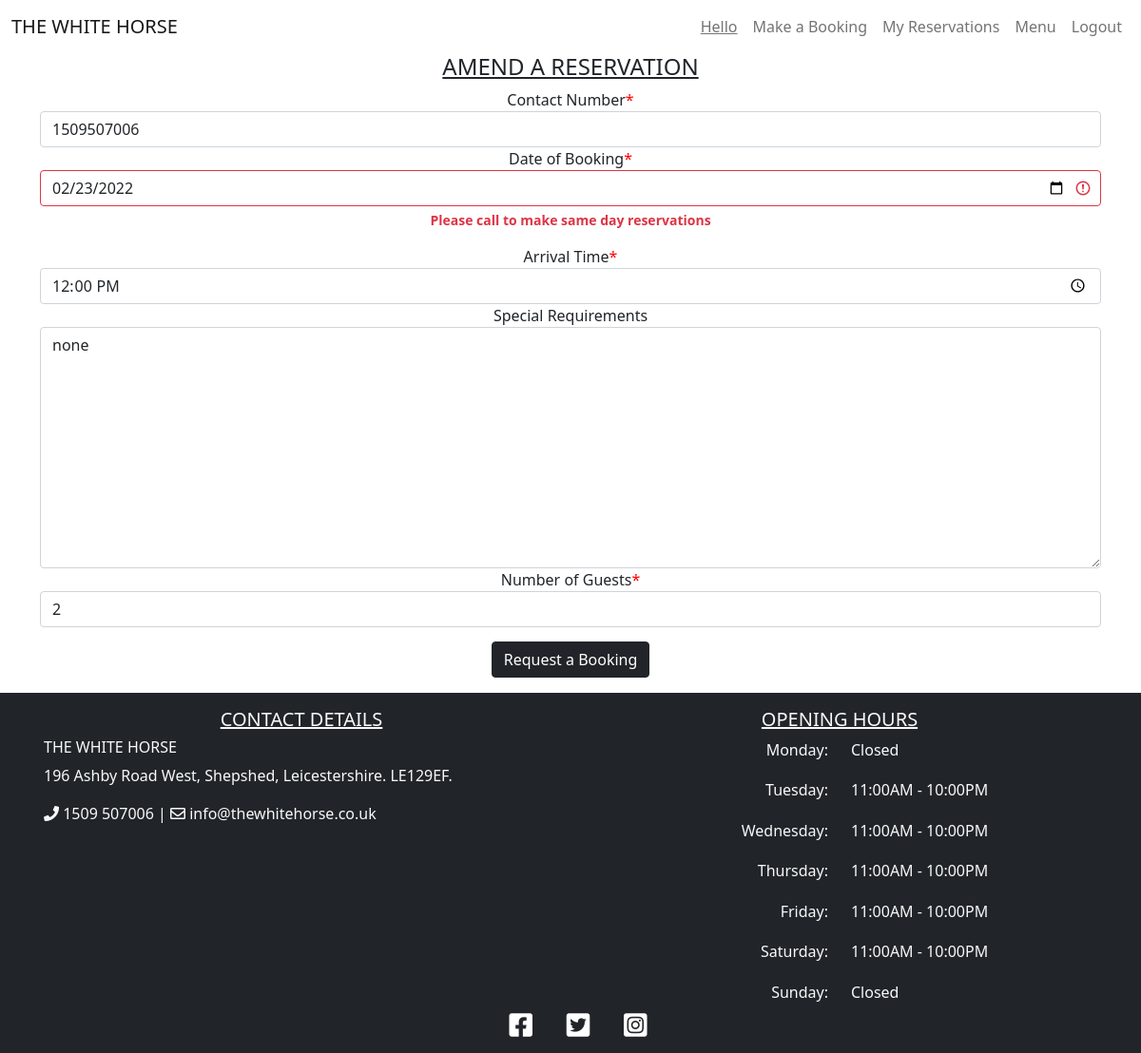
Before: /amend/53 (signed in) with the older database file.
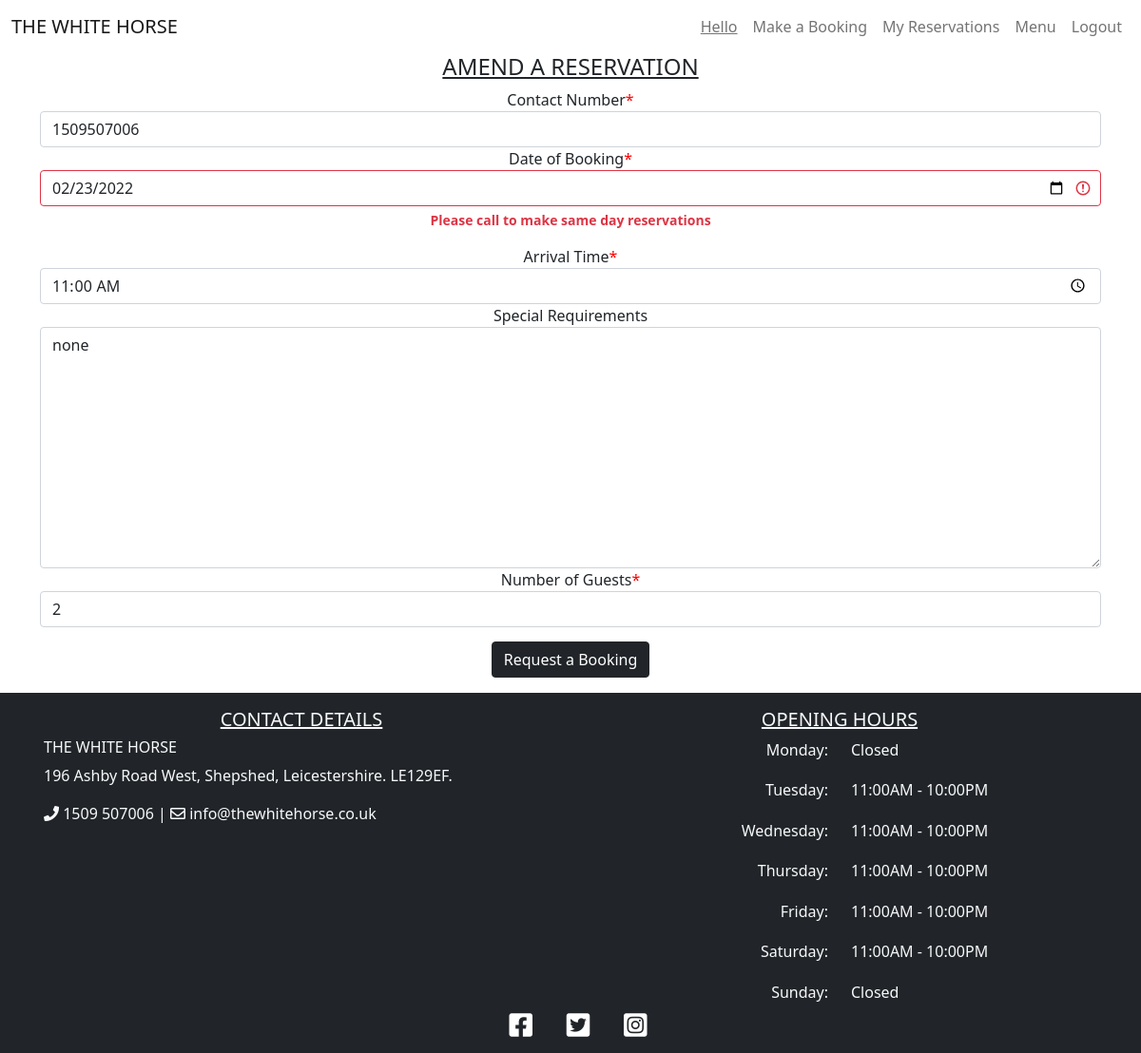
After: the same page with the newer database file.
### booking/models.py (models this page shows, shortened)
class Booking(models.Model):
    user = models.ForeignKey(User, on_delete=models.CASCADE)
    lead = models.CharField(max_length=200, blank=False)
    email = models.CharField(max_length=200, blank=False)
    phoneNumberRegex = RegexValidator(regex=r'^\+?1?\d{9,15}$')
    mobile = models.CharField(
        validators=[phoneNumberRegex], max_length=16, blank=False
        )
    date = models.DateField(blank=False)
    time = models.TimeField(blank=False)
    notes = models.TextField(max_length=200)
    guests = models.PositiveIntegerField(blank=False)
    status = models.IntegerField(choices=STATUS, default=0)
    class Meta:
        ordering = ['-date']
        constraints = [
            models.UniqueConstraint(
                fields=['user', 'date', 'time'], name='unique_booking'
            ), ]

### booking/views.py (the view)
# urls.py: path('amend/<reservation_id>', views.amend_reservation, name='amend'),
def amend_reservation(request, reservation_id):
    if request.user.is_authenticated:
        reservation = get_object_or_404(Booking, id=reservation_id)
        current_user = request.user
        if current_user == reservation.user:
            context = {
                "mobile": reservation.mobile,
                "date": reservation.date,
                "time": reservation.time,
                "notes": reservation.notes,
                "guests": reservation.guests
            }
            if request.method == 'POST':
                booking_form = BookingForm(request.POST, instance=reservation)
                if booking_form.is_valid():
                    updated_booking = booking_form.save(commit=False)
                    updated_booking.status = 0
                    try:
                        updated_booking.save()
                    except IntegrityError as error:
                        error = (
                            'You have already requested this reservation'
                        )
                        return render(request, 'amend_booking.html', {
                            "booking_form": BookingForm(request.POST),
                            'error': error,
                        })
                    return redirect(reverse("reservations"))
                else:
                    return render(request, 'amend_booking.html', {
                        "booking_form": BookingForm(request.POST)
                    })
            else:
                return render(request, 'amend_booking.html', {
                        "booking_form": BookingForm(context)
                    })
        else:
            return redirect(reverse("reservations"))
    else:
        return redirect(reverse("account_login"))

### booking/mapbox_context_processor.py (called while the page is built)
def mapbox_renderer(request):
    return {
       'mapbox_token': settings.MAPBOX_TOKEN
    }

### booking/validators.py (called while the page is built)
def validate_opening_hour(value):
    print(value)
    if not 11 <= int(value.hour) <= 21:
        raise ValidationError(
            'We only take reservations between 11AM & 9PM',
            params={'value': value},
        )

def validate_future_date(value):
    if value < datetime.date.today():
        raise ValidationError(
            'Please select a future date',
            params={'value': value},
        )
    elif value == datetime.date.today():
        raise ValidationError(
            'Please call to make same day reservations',
            params={'value': value},
        )

def validate_open_day(value):
    if value.weekday() == 0:
        raise ValidationError(
            'We are closed on a Monday, please choose a differant date',
            params={'value': value},
        )
    elif value.weekday() == 6:
        raise ValidationError(
            'We are closed on a Sunday, please choose a differant date',
            params={'value': value},
        )

### templates/amend_booking.html (shortened to what this page needs)
{% extends "base.html" %}
{% block content %}
{% load crispy_forms_tags %}
<div class="container mb-3">
    <div class="row">
        <div class="col-lg-12 text-center">
            <h4 class="page-heading">Amend A Reservation</h4>
            <form method="POST">
                {{ booking_form | crispy }}
                <button type="submit" class="btn btn-dark">Request a Booking</button>
            </form>
        </div>
    </div>
</div>
{% endblock %}

Changed rows visible on the page:
changed Booking "none": time "12:00:00" → "11:00:00"
